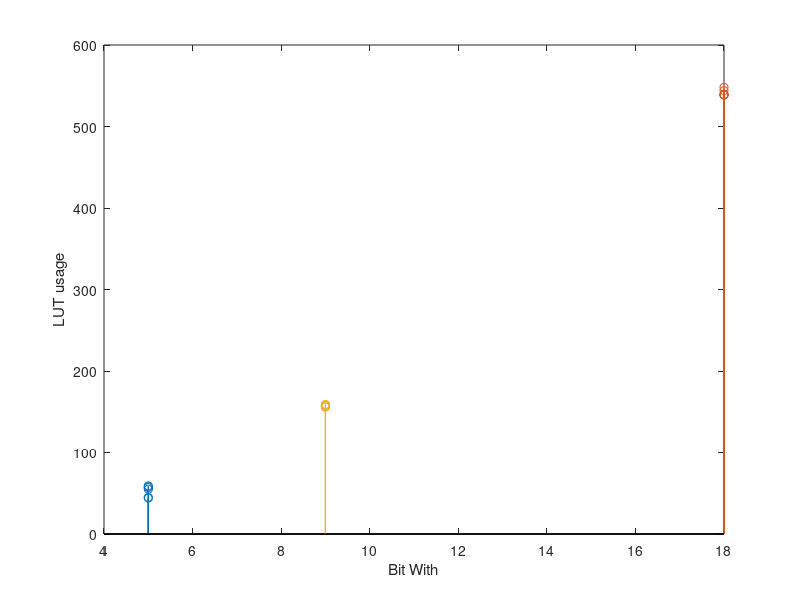
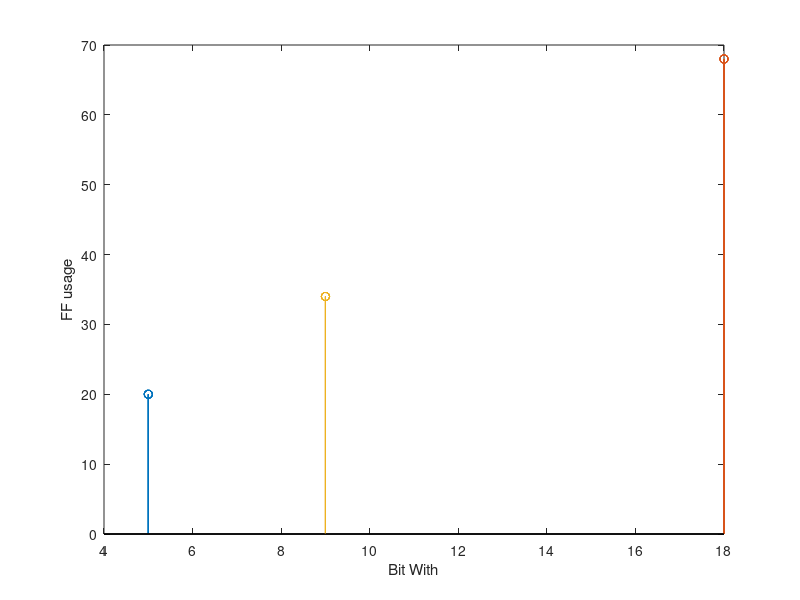
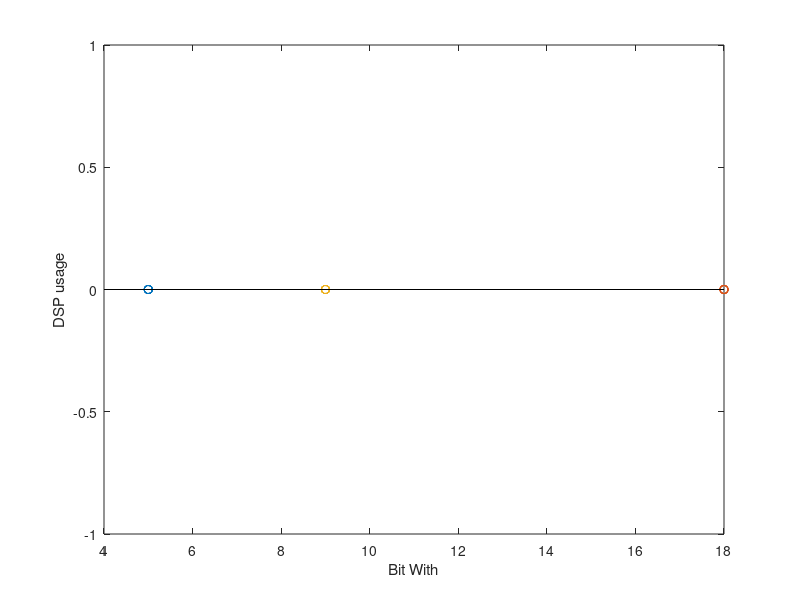
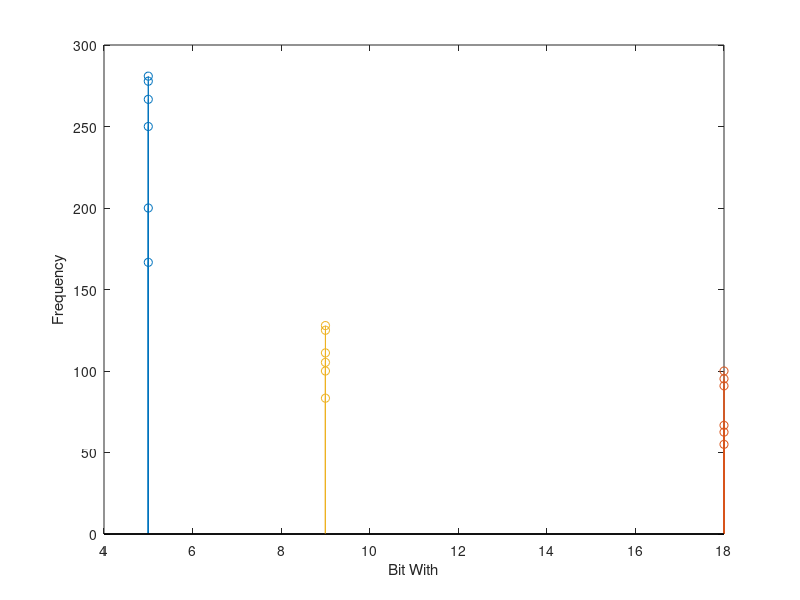

These charts were generated, in order, by the following MATLAB code:
luthalf = [159, 156, 156, 156, 158, 158];
ffhalf = [34, 34, 34, 34, 34, 34]
dsphalf = [0, 0, 0 ,0, 0, 0]
freqhalf = [83.33, 105.263,100, 111.111, 125, 127.877]

lutfull = [539, 539, 539, 539, 544, 548];
fffull = [68, 68, 68, 68, 68, 68]
dspfull = [0, 0, 0, 0, 0, 0]
freqfull = [55, 62.500, 66.666, 90.909, 95.238, 100]

lutquat = [44, 45, 55, 57, 58, 59];
ffquat = [20, 20, 20, 20, 20, 20]
dspquat = [0, 0, 0, 0, 0, 0]
freqquat = [166.667, 200, 250, 266.667, 277.778, 280.899]
stem(ones(size(lutquat)) * 5,lutquat)
hold on
stem(ones(size(lutfull)) * 18,lutfull)
stem(ones(size(luthalf)) * 9,luthalf)
hold off
xlabel('Bit With')
ylabel('LUT usage')

figure

stem(ones(size(ffquat)) * 5,ffquat)
hold on
stem(ones(size(fffull)) * 18,fffull)
stem(ones(size(ffhalf)) * 9,ffhalf)
hold off
xlabel('Bit With')
ylabel('FF usage')

figure

stem(ones(size(dspquat)) * 5,dspquat)
hold on
stem(ones(size(dspfull)) * 18,dspfull)
stem(ones(size(dsphalf)) * 9,dsphalf)
hold off
xlabel('Bit With')
ylabel('DSP usage')

figure

stem(ones(size(freqquat)) * 5,freqquat)
hold on
stem(ones(size(freqfull)) * 18,freqfull)
stem(ones(size(freqhalf)) * 9,freqhalf)
hold off
xlabel('Bit With')
ylabel('Frequency')